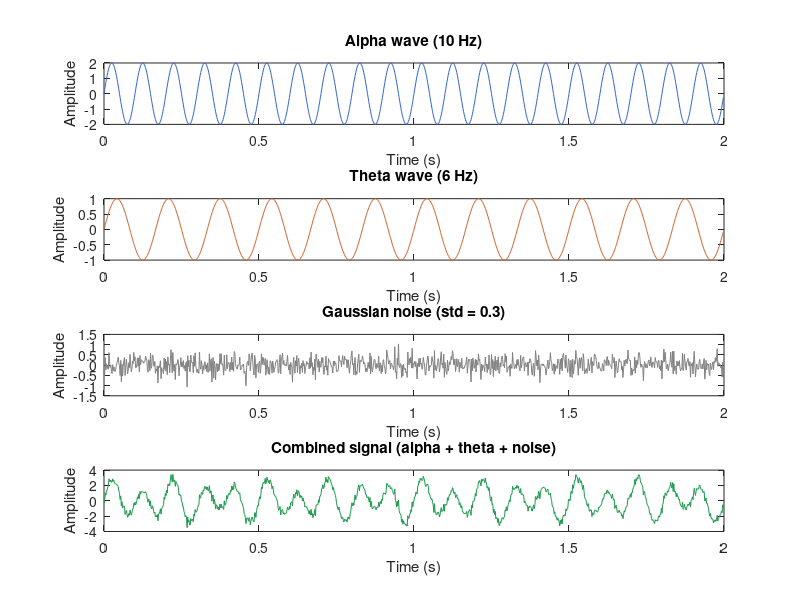

Reproduce this figure in MATLAB. (Note: this script raises an error after producing the figure.)
%% WARMUP TASK 2 — SOLUTION: Reconstruct the Synthetic EEG Script
% Session 7 | NSBV BC2001 — MATLAB Summer Prep
%
% INSTRUCTOR USE ONLY — share with student after the task.

% ── STEP 1: Time vector ──────────────────────────────────────────────────────
fs = 500;                      % sampling rate in Hz
t  = 0 : 1/fs : 2 - 1/fs;    % 2-second vector: 0, 0.002, 0.004, ... 1.998
                               % length(t) = 1000 samples

% ── STEP 2: Sine waves ───────────────────────────────────────────────────────
alpha_wave = 2 .* sin(2*pi*10*t);   % 10 Hz, amplitude 2
theta_wave = 1 .* sin(2*pi*6*t);    % 6 Hz,  amplitude 1

% ── STEP 3: Gaussian noise ───────────────────────────────────────────────────
noise = 0.3 .* randn(1, length(t));
% randn() = Gaussian (normal) distribution, mean 0, std 1
% Multiply by 0.3 to scale std to 0.3

% ── STEP 4: Combined signal ──────────────────────────────────────────────────
eeg_signal = alpha_wave + theta_wave + noise;

% ── STEP 5: 4-panel subplot ──────────────────────────────────────────────────
figure('Name', 'Synthetic EEG Components', 'NumberTitle', 'off');

subplot(4, 1, 1)
plot(t, alpha_wave, 'Color', [0.2 0.4 0.8])
title('Alpha wave (10 Hz)')
xlabel('Time (s)')
ylabel('Amplitude')

subplot(4, 1, 2)
plot(t, theta_wave, 'Color', [0.8 0.4 0.2])
title('Theta wave (6 Hz)')
xlabel('Time (s)')
ylabel('Amplitude')

subplot(4, 1, 3)
plot(t, noise, 'Color', [0.5 0.5 0.5])
title('Gaussian noise (std = 0.3)')
xlabel('Time (s)')
ylabel('Amplitude')

subplot(4, 1, 4)
plot(t, eeg_signal, 'Color', [0.1 0.6 0.3])
title('Combined signal (alpha + theta + noise)')
xlabel('Time (s)')
ylabel('Amplitude')

sgtitle('Session 6 Reconstruction — Synthetic EEG')

% ── THINGS TO CHECK IN STUDENT CODE ─────────────────────────────────────────
% ✓  .* used for element-wise multiply (NOT *)
% ✓  subplot(4,1,n) — 4 rows, 1 column, panel n
% ✓  xlabel / ylabel / title on every panel
% ✓  Time vector defined BEFORE sine wave calculations
% ✓  randn() for Gaussian noise (NOT rand() which is uniform)
